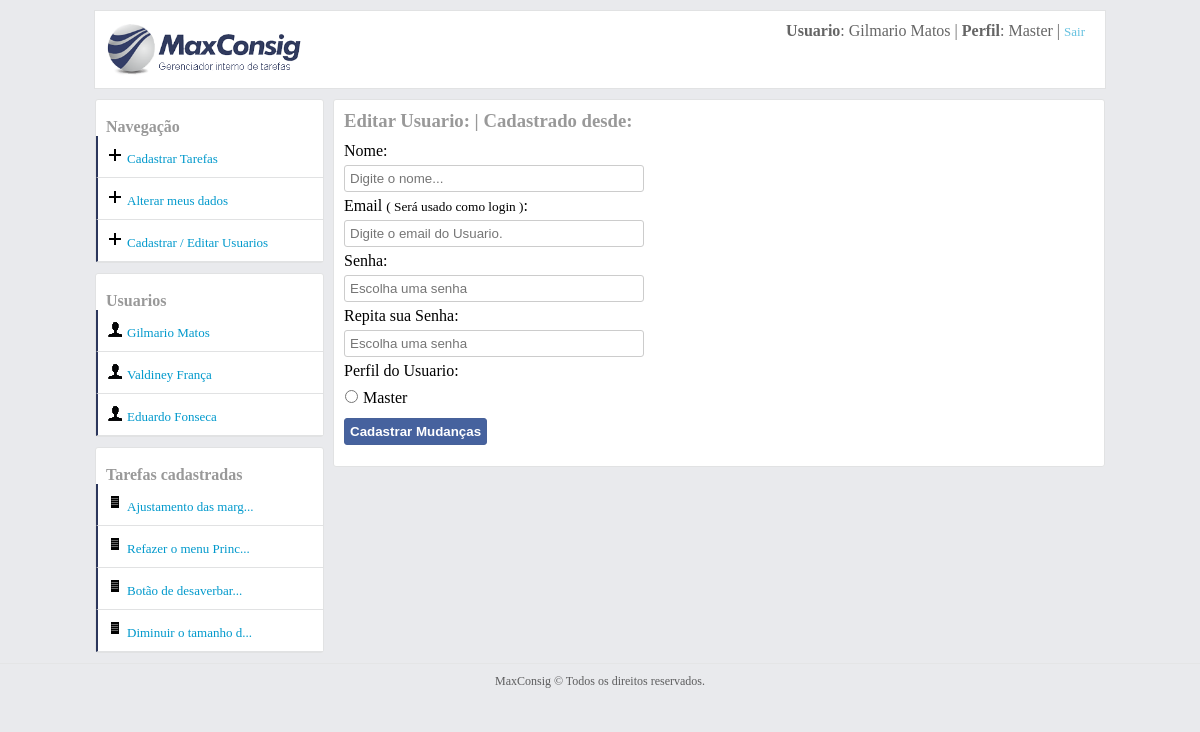
The app's page /alterar_meus_dados.php (signed in), older data.
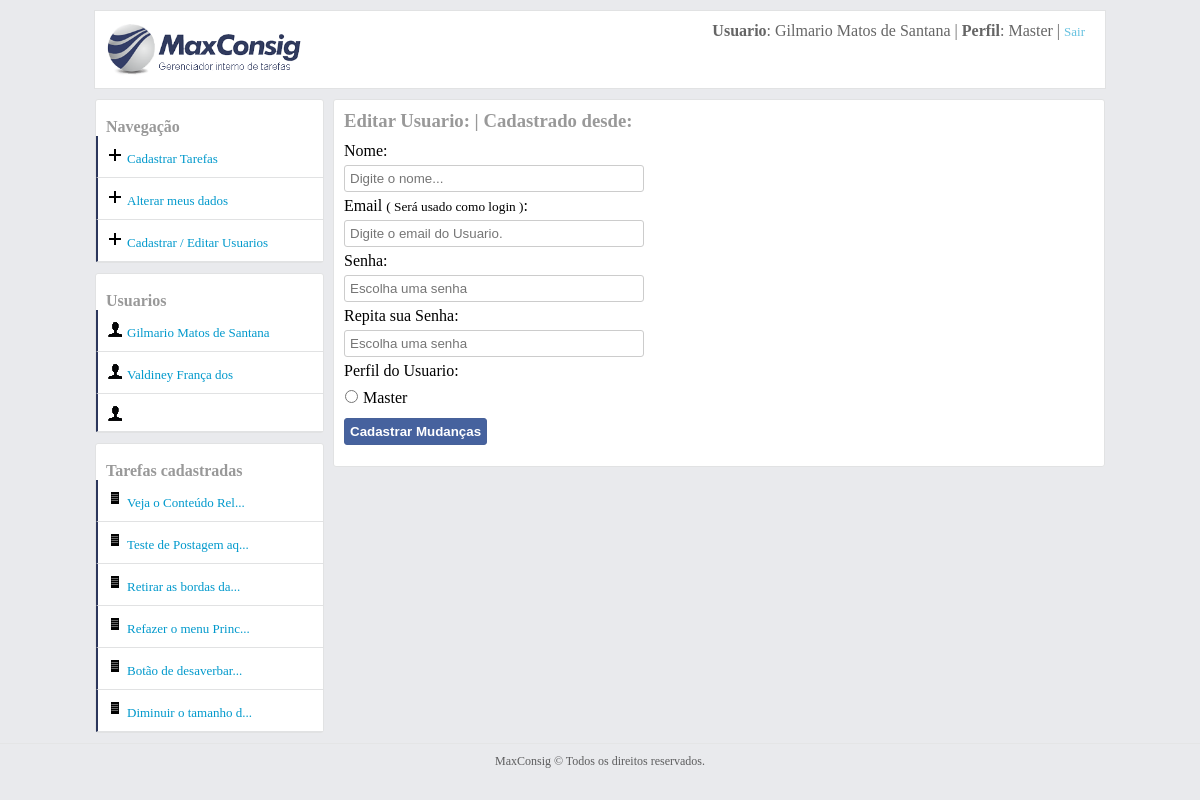
The same page, newer data.
### tables this page shows
CREATE TABLE IF NOT EXISTS `usuarios` (
  `id` int(11) NOT NULL AUTO_INCREMENT,
  `nome` varchar(40) NOT NULL,
  `login` varchar(40) NOT NULL,
  `senha` varchar(10) NOT NULL,
  `dataCadastro` varchar(10) NOT NULL,
  `perfil` int(11) NOT NULL,
  PRIMARY KEY (`id`)
);

CREATE TABLE IF NOT EXISTS `tarefas` (
  `id` int(11) NOT NULL AUTO_INCREMENT,
  `titulo` varchar(50) NOT NULL,
  `texto` text NOT NULL,
  `vinculoUsuario` int(11) NOT NULL,
  `dataCadastro` varchar(10) NOT NULL,
  `situacao` int(11) DEFAULT NULL,
  `dataAcao` varchar(10) DEFAULT NULL,
  `criadorDaTarefa` int(11) NOT NULL,
  PRIMARY KEY (`id`),
  KEY `fk_criador_da_tarefa` (`criadorDaTarefa`),
  KEY `fk_quem_vai_fazer_a_tarefa` (`vinculoUsuario`)
);

### Container.class.php (called while the page is built, shortened)
<?php
class Container
{
	public static function getUsuario()
	{
		$usuario = new UsuarioModel(self::getConexao());
		return $usuario;
	}
	public static function getTarefas()
	{
		$tarefas = new TarefasModel(self::getConexao());
		return $tarefas;
	}
	public static function getConexao()
	{
		$conexao = new Conexao("localhost","tarefas","root","");
	    return $conexao;
	}
}

### db/Conexao.class.php (called while the page is built, shortened)
<?php
class Conexao implements ConexaoInterface
{
	private $host;
	private $db;
	private $user;
	private $password;
	public function __construct($host, $db, $user, $password)
	{
		$this->host = $host;
		$this->db = $db;
		$this->user = $user;
		$this->password = $password;
	}
	public function connect()
	{
		return new \PDO("mysql:host={$this->host};dbname={$this->db}",$this->user,$this->password);
	}
}

### models/UsuarioModel.class.php (called while the page is built, shortened)
<?php
class UsuarioModel
{
	private $tableName = "usuarios";
	private $db;
	public function __construct(ConexaoInterface $conexao)
	{
		$this->db = $conexao->connect();
	}
	public function listar()
	{
		$query = $this->db->prepare("select * from {$this->tableName}");
		$query->execute();
		return $query->fetchAll(PDO::FETCH_OBJ);
	}
}

### models/TarefasModel.class.php (called while the page is built, shortened)
<?php
class TarefasModel
{
	private $tableName = "tarefas";
	private $db;
	public function __construct(ConexaoInterface $conexao)
	{
		$this->db = $conexao->connect();
	}
    public function listar()
    {
    	$query = $this->db->prepare("select * from {$this->tableName} order by id desc, dataCadastro desc");
    	$query->execute();
    	return $query->fetchAll(PDO::FETCH_OBJ);
    }
}

### utilidades/functions.php (called while the page is built)
<?php
function DelimitarPorTamnho($entrada,$tamanho,$acabamento)
{
	$saida = str_split($entrada,$tamanho);
    return $saida[0].$acabamento;
}

### layout_parts/area_left.php (the view)
<div id="main-area-left">
<section class="left">
<br>
<b>Navegação</b>
<ul id="menu-left" class="cadastrar-usuario">
	<li><a href="dashboard.php">Cadastrar Tarefas</a></li>
	<li><a href="alterar_meus_dados.php?alterarMeusDados">Alterar meus dados</a></li>
	<?php if ($_SESSION["perfil"] == "1"): ?>
	<li><a href="cadastrar_usuarios.php">Cadastrar / Editar Usuarios</a></li>
	<?php endif; ?>
</ul>
</section>
<section class="left">
<br>
<b>Usuarios</b>
<ul id="menu-left" class="menu-usuarios">
	<?php foreach($usuario->listar() as $listar): ?>
	   <li><a href=""><?php echo $listar->nome; ?></a></li>
	<?php endforeach; ?>
</ul>
</section>
<section class="left">
<br>
<b>Tarefas cadastradas</b>
<ul id="menu-left" class="cadastrar-usuario">
	<?php foreach($tarefas->listar() as $listar): ?>
	  <li><a class="link-arquivos" href="dashboard.php" title="<?php echo $listar->titulo; ?>"><?php echo DelimitarPorTamnho($listar->titulo, 20, "..."); ?></a></li>
    <?php endforeach; ?>
</ul>
</section>
</div>

### layout_parts/banner.php (shortened to what this page needs)
<?php
    if (isset($bannerIndexPage))
    {
	    $idPaginaIndex = $bannerIndexPage;
    }
    else
    {
	    $idPaginaIndex = "";
    }
?>
<header class="banner" <?php echo $idPaginaIndex; ?>>
	<img src="html_img/logo.png" id="logo">
<?php if (isset($_SESSION["login"])):
  $tipoPerfil = "";
  if ($_SESSION["perfil"] == "1")
  {
  	$tipoPerfil = "Master";
  }
  elseif ($_SESSION["perfil"] == "2")
  {
    $tipoPerfil = "Funcionario";
  }
  else
  {
    $tipoPerfil = "";
  }
?>
	<section id="sobre-usuario">
		<?php echo "<b>Usuario</b>: " . $_SESSION["nome"]; ?> |
		<?php echo "<b>Perfil</b>: "  . $tipoPerfil; ?> | <a href="?sair" title="Sair do Sistema">Sair</a>
	</section>
<?php endif; ?>
</header>

Row changes from the older to the newer data that the page shows:
removed tarefas: titulo "Ajustamento das marg..."
changed usuarios: nome "Gilmario Matos" → "Gilmario Matos de Santana"
changed usuarios: nome "Valdiney França" → "Valdiney França dos"
changed usuarios (number 3 of 3 on the later page): nome "Eduardo Fonseca" → (not shown)
added tarefas: titulo "Veja o Conteúdo Rel..."
added tarefas: titulo "Teste de Postagem aq..."
added tarefas: titulo "Retirar as bordas da..."
Text that changed along with them:
$_SESSION["nome"]: "Gilmario Matos" → "Gilmario Matos de Santana"
